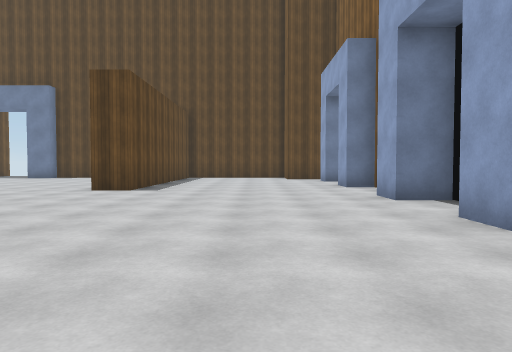
View 1 (above)

20 first-person views from a walk through a Unity game level. The camera is 1.3 m above the floor, tilts 2° down and sees 70° across. The floor is counted in squares, 2 m on a side. Each view is taken from the middle of a square. On the plan, view 1 faces up. The plan holds only what a view shows up to about 11 squares ahead; the rest is blank. The place goes on beyond the plan. Surface patterns are stand-ins for the level's own textures.

View 2
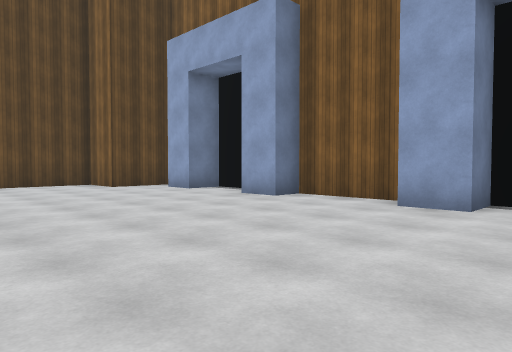

View 3
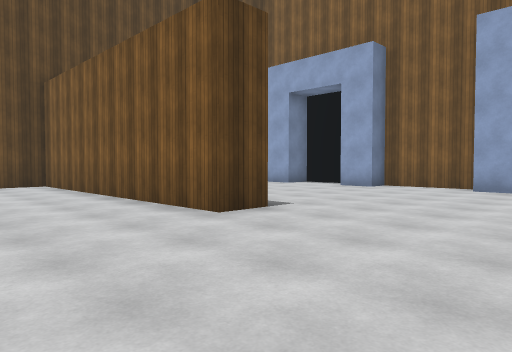

View 4
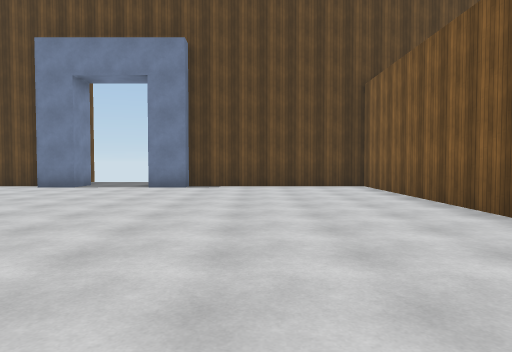

View 5
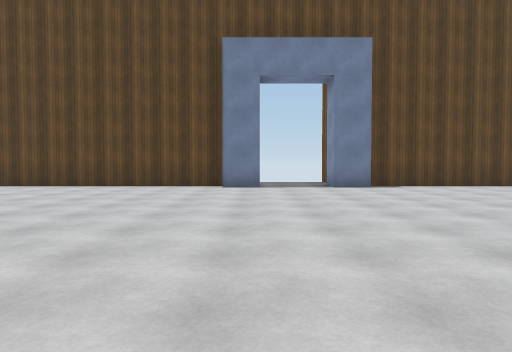

View 6
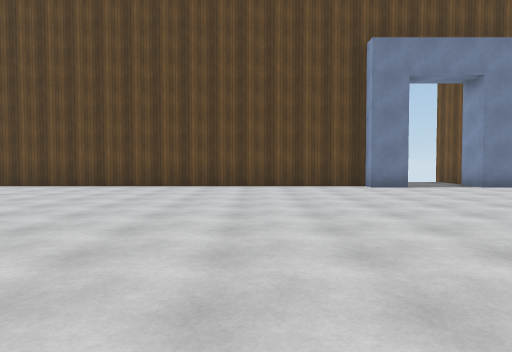

View 7
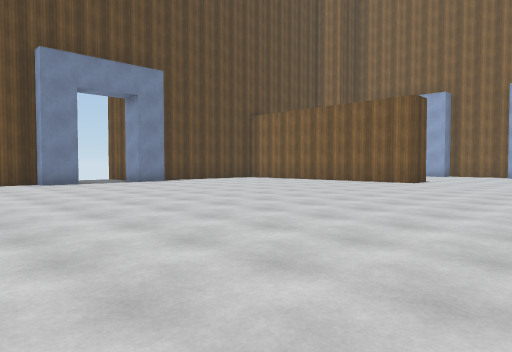

View 8
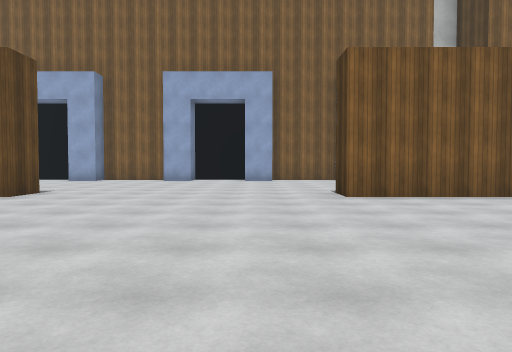

View 9
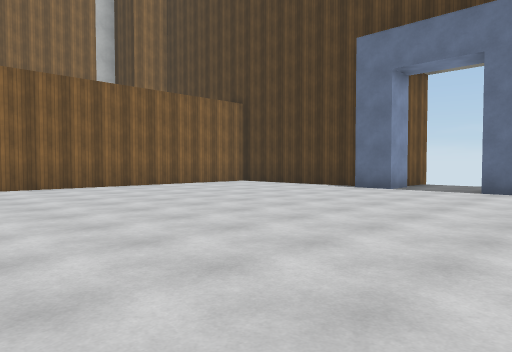

View 10
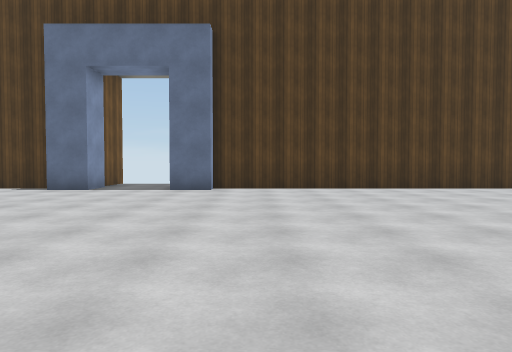

View 11
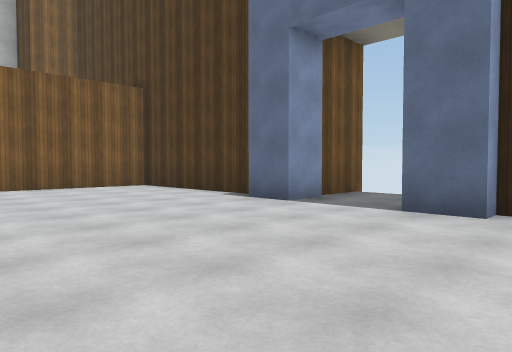

View 12
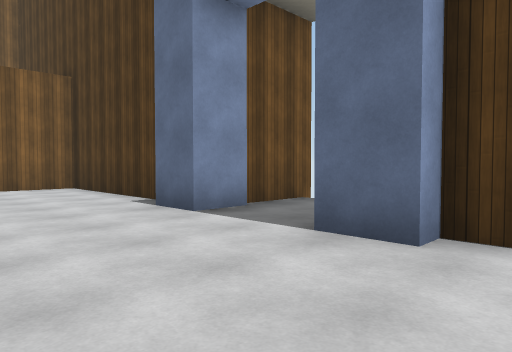

View 13
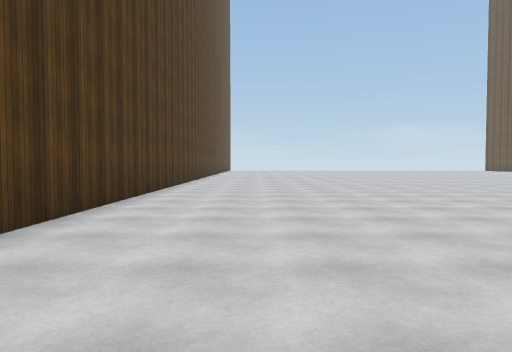

View 14
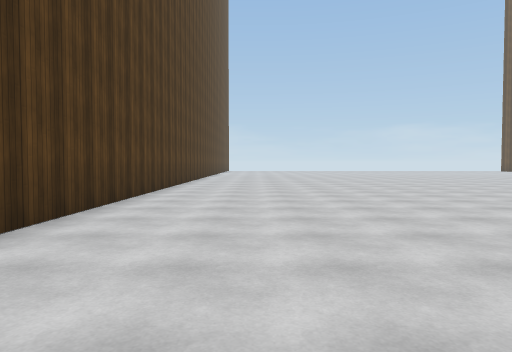

View 15
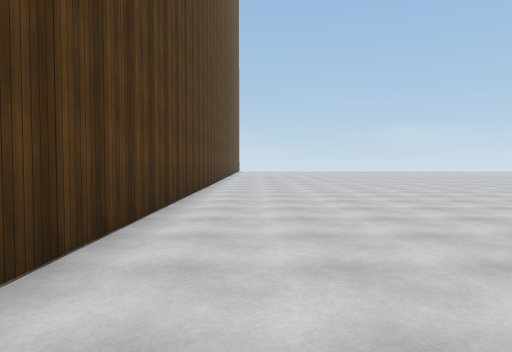

View 16
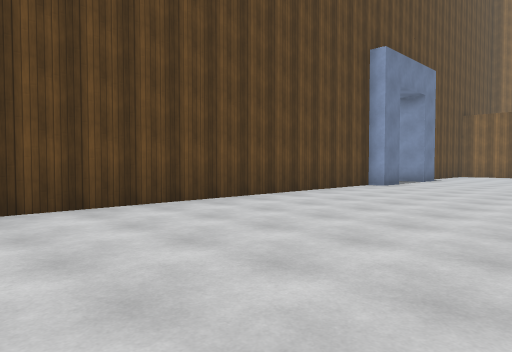

View 17
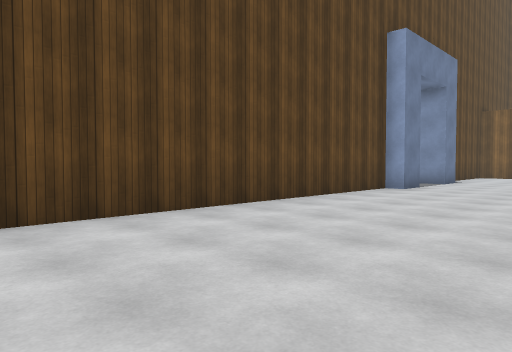

View 18
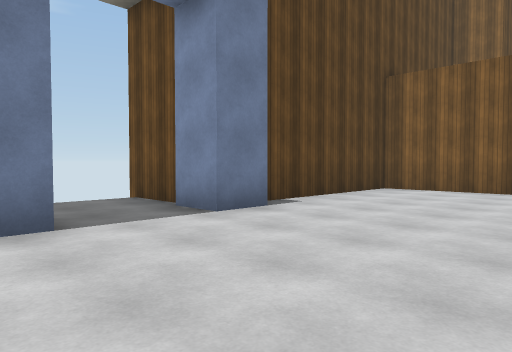

View 19
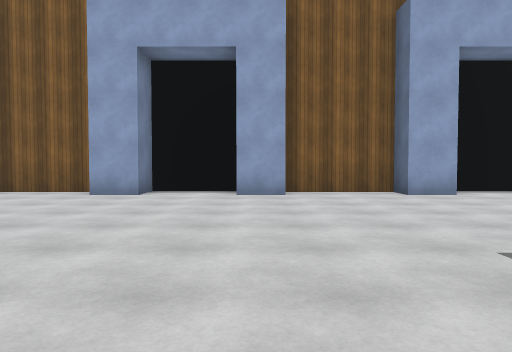

View 20
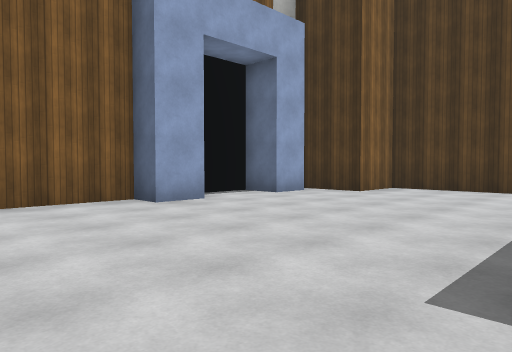

### Floor plan
Points are (right, up) in squares from view 1. A wall is a line through its corners. A room is listed if a view was taken in it or the views show most of it. See-through windows are left out.
Room 1 (views 1, 2, 3, 4, 5, 6, 7, 8, 9, 10, 11, 12, 13, 14, 15, 16, 17, 18, 19, 20)
walls: (-3, 11) (-3, 8.7) (-3.9, 8.7) (-3.9, 16.3) (-8.9, 16.3) (-8.9, 15.8) (-9.9, 15.8) (-9.9, 16.9); (-11.9, 16.9) (-11.9, 15.8) (-12.9, 15.8) (-12.9, 16.3) (-23.2, 16.3); (-9.7, 17.1) (-9.7, 18.9); (-8.8, -5.4) (-3.9, -5.4) (-3.9, 2.2) (-3, 2.2); (-9.9, -6) (-9.9, -4.9) (-8.9, -4.9); (2.5, 3.4) (2.5, 4.5); (-9.7, -7.9) (-9.7, -6); (3.2, 7.5) (3.2, 9.9) (2.5, 9.9) (2.5, 11); (3.5, 4.4) (3.5, 6.4) (2.5, 6.4) (2.5, 7.5); (2.5, -0.1) (2.5, 0.9) (3.2, 0.9) (3.2, 3.4); (-1.4, -5.4) (1.3, -5.4) (1.3, -3.7) (3, -3.7); (3.5, 12) (3.5, 12.9) (2.5, 12.9) (2.5, 14); (2.5, -3.1) (2.5, -2.1) (3.5, -2.1) (3.5, -0.6); (2.8, 14.8) (1.3, 14.8) (1.3, 16.3) (-1, 16.3); (-23.5, -5.4) (-12.9, -5.4) (-12.9, -4.9) (-11.9, -4.9)

Where each view was taken, in squares from view 1:
view 1: 0 up, 0 right, facing up
view 2: 5 up, 3 left, facing up-right
view 3: 5 up, 7 left, facing up-right
view 4: 6 up, 7 left, facing up
view 5: 6 up, 12 left, facing up
view 6: 6 up, 16 left, facing up
view 7: 4 up, 16 left, facing up-right
view 8: 4 up, 11 left, facing right
view 9: 4 up, 14 left, facing down-right
view 10: 4 up, 14 left, facing down
view 11: 0 up, 14 left, facing down-right
view 12: 2 down, 14 left, facing down-right
view 13: 3 down, 13 left, facing left
view 14: 3 down, 15 left, facing left
view 15: 4 down, 17 left, facing left
view 16: 11 up, 23 left, facing up-right
view 17: 12 up, 22 left, facing up-right
view 18: 12 up, 13 left, facing up-right
view 19: 4 up, 5 left, facing right
view 20: 4 up, 3 left, facing down-right
